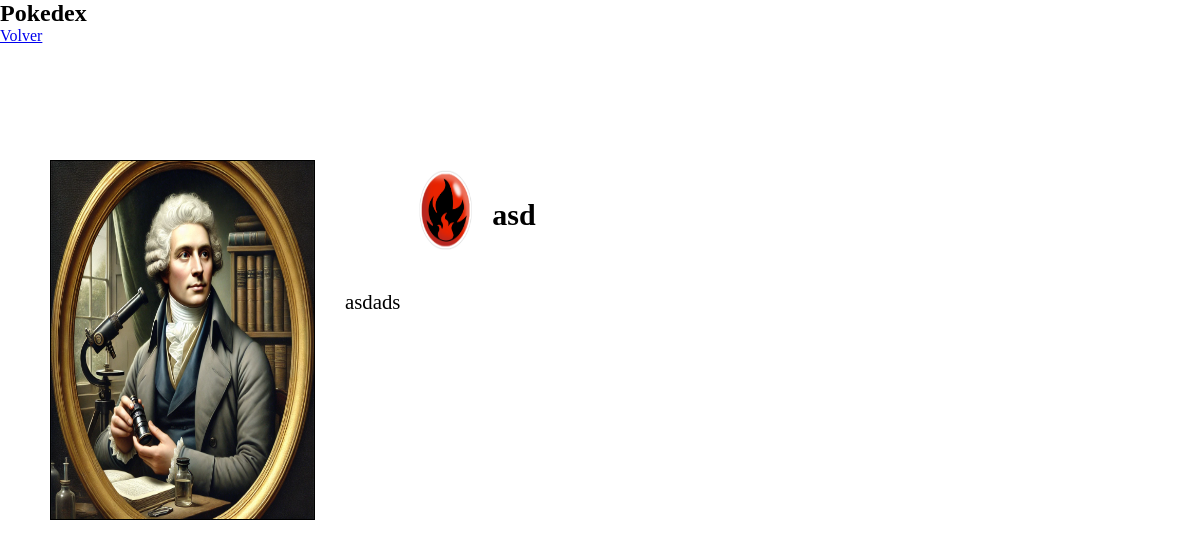
Screenshot of /vistaPokemon.php?id=31 with the database file from the repository.
### tables this page shows
CREATE TABLE `pokemon` (
  `id` int(11) NOT NULL,
  `ruta_pokemon` varchar(255) NOT NULL,
  `ruta_tipo` varchar(255) NOT NULL,
  `numero` int(11) NOT NULL,
  `nombre` varchar(255) NOT NULL,
  `descripcion` text NOT NULL
);

### movimientos.php (called while the page is built, shortened)
<?php
    require_once("database.php");
class Movimientos{
    private $db;
    public function __construct(){
        $this->db = new Database();
    }
public function getDb() {
    return $this->db;
}
}
?>

### database.php (called while the page is built, shortened)
<?php
class Database
{
    private $conexion;
    public function __construct($server = "localhost",
                                $usuario = "root",
                                $pass = "",
                                $database = "tppoke")
    {
        $this->conexion = new mysqli(
            $server,
            $usuario,
            $pass,
            $database);
    }
    public function query($sql){
        return $this->conexion->query($sql)->fetch_all(MYSQLI_ASSOC);
    }
}
?>

### vistaPokemon.php (the view, shortened to what this page needs)
<?php
require("movimientos.php");
$movi = new Movimientos();
if (isset($_GET['id'])) {
    $id_pokemon = $_GET['id'];
    $sql = "SELECT * FROM pokemon WHERE id = $id_pokemon";
    $resultado = $movi->getDb()->query($sql);
    $fila = $resultado[0];
}
?>
<!DOCTYPE html>
<html lang="es">
<head>
    <link rel="stylesheet" href="css/vistaPokemon.css">
</head>
<body>
    <nav>
        <h1>Pokedex</h1>
        <a href="index.php">Volver</a>
    </nav>
        <section class="contenedor">
        <div class="container-pokemon">
            <img src="<?php echo $fila['ruta_pokemon']; ?>" class="pokemon">
        </div>
    <div class="container2">
        <img src="<?php echo $fila['ruta_tipo']; ?>" alt="Tipo" class="tipo">
         <h1 class = "nombre"><?php echo $fila['nombre']; ?></h1>
        </div>
        <div class="descripcion">
            <h2 class="descri"><?php echo $fila['descripcion']; ?></h2>
        </div>
        </section>
</body>
</html>

### css/vistaPokemon.css (style rules this page uses)
* { margin: 0; padding: 0; }
nav { height: 20vh; width: 100%; }
.contenedor { display: grid; grid-template-columns: repeat(4,1fr); grid-template-rows: repeat(4,100px); gap: 30px; padding-left: 50px; }
.container-pokemon { display: flex; justify-content: center; border: 1px solid black; grid-column: 1/2; grid-row: 1/4; }
.container2 { display: flex; justify-content: center; align-items: center; grid-column: 2/3; grid-row: 1/2; gap: 20px; }
.descripcion { word-wrap: break-word; height: 100vh; grid-column: 2/4; grid-row: 2/4; }
.descri { font-family: 'Times New Roman', Times, serif; font-weight: 200; font-size: 1.3em; }
.pokemon { width: 100%; height: auto; object-fit:fill; }
.tipo { width: 20%; height: 10vh; }
.nombre { font-size: 30px; font-weight: bold; margin-top: 10px; }

### rows the page displays
pokemon: ruta_pokemon (picture), ruta_tipo (picture), nombre "asd", descripcion "asdads"
